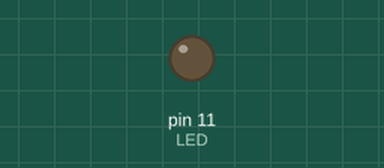
This sketch was run on a simulated Arduino Uno, built with avr-gcc and run on an emulated ATmega328P. On the bench: output pins drawn as LEDs (lit = HIGH). EEPROM starts erased.

Above: at 0.25 s.
At 1.15 s:
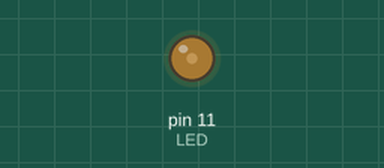
At 2.35 s:
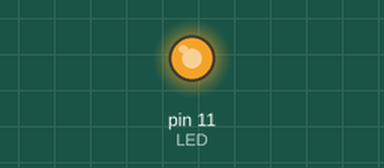
At 4.4 s:
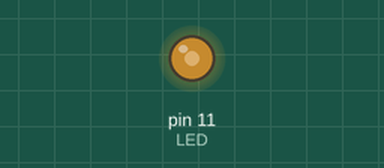
Timing chart, 0 to 5.7 s (numbered marks = the images above):
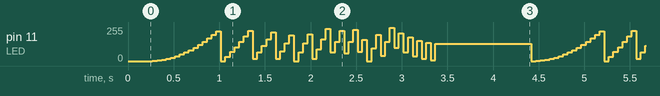

The sketch:

EscrevendoEEPROM_para_Led.ino
```cpp
/*
GME - Grupo de Metodos Eletroforéticos
Instituto de Quimica - UFG

É escrito na EEPROM inicialmente valores determinados por um laço for
Os valores gravados são lidos como valores de intensidade na função analogWrite()
O pino correspondente alimenta um LED

criado   Nov 2011
por Wanderson D. Lopes
modificado set 2022
por Wanderson D. Lopes
*/


#include <EEPROM.h>
#define LED 11
void setup() {
for (int i = 0; i < 64; i++) {
EEPROM.write(i, i * i);
}
}
void loop() {
for (int i = 0; i < 64; i++) {
byte leitura = EEPROM.read(i);
analogWrite(LED, leitura);
delay(50);
}
delay(1000);
}
```

Measured:
- by itself, pin 11 (LED): moves between 0/255 and 249/255, repeating every 4.2 s
